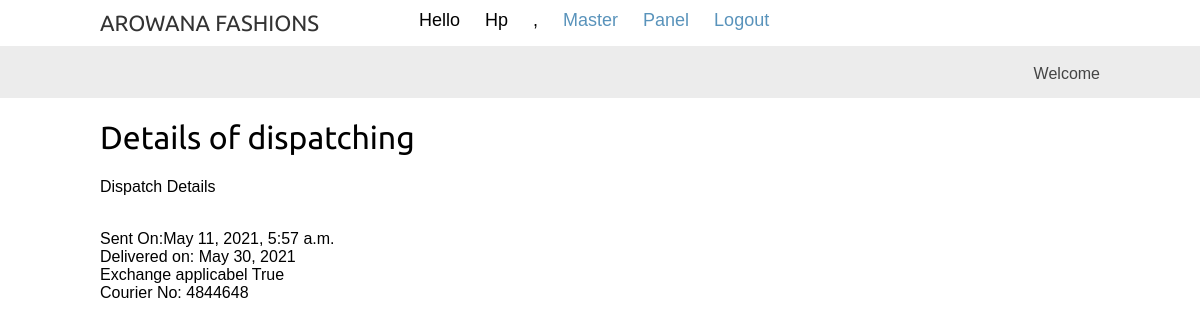
Screenshot of /manufacturer/dispatch/7/ (signed in) with the database file from the repository.
### manufacturer/models.py (models this page shows)
class Dispatch(models.Model):
    order_id = models.ForeignKey(OrderCustItem,
                              related_name='dispatch',
                              on_delete=models.CASCADE)
    sent_on= models.DateTimeField(auto_now_add=True)
    courier_no=models.CharField(max_length=200)
    delivered_on= models.DateField()
    filled= models.BooleanField(default=False)
    exchange= models.BooleanField(default=False)

### manufacturer/views.py (the view)
# urls.py: path('dispatch/<int:id>/', views.dispatch_order, name='dispatch_order'),
@login_required
@permission_required('manufacturer.view_productdetails', 'manufacturer.add_productdetails', 'manufacturer.change_productdetails')
def dispatch_order(request, id=None):
    orderCustItem=OrderCustItem.objects.get(order_id=id)
    if request.method == 'POST':
        dispatch_form = DispatchForm(request.POST)
        if dispatch_form.is_valid():
            new_dispatch = dispatch_form.save(commit=False)
            new_dispatch.filled=True
            new_dispatch.order_id=orderCustItem.order_id
            new_dispatch.save()
            return render(request,'manufacturer/order/filled.html',{'new_dispatch': new_dispatch})
    else:
        dispatch_form = DispatchForm()
        print(id)
        try:
            dispatched=Dispatch.objects.get(order_id__order__id=id)
            return render(request,'manufacturer/order/fill.html',{'dispatch_form': dispatch_form, 'dispatched':dispatched})
        except:
            pass
    return render(request,'manufacturer/order/fill.html',{'dispatch_form': dispatch_form})

### manufacturer/templates/manufacturer/order/fill.html (shortened to what this page needs)
{% extends "shop/base.html" %}
{% block content %}
  <h1>Details of dispatching</h1>
  <div class="list">
	{% if dispatched.filled %}
	<p> Dispatch Details</p>
		<br>
		Sent On:{{ dispatched.sent_on }}
          <br>
		  Delivered on: {{ dispatched.delivered_on }}
		  <br>
		  Exchange applicabel {{ dispatched.exchange }}
		  <br>
		  Courier No: {{ dispatched.courier_no }}
		  <br>
		  <br>
		  <br>
      {% endif %}
  </div>
{% endblock %}

### shop/templates/shop/base.html (shortened to what this page needs)
{% load static %}
<!DOCTYPE html>
<html>
  <head>
    <link href="{% static 'css/base.css' %}" rel="stylesheet">
  </head>
  <body>
    <div id="header">
      {% if request.user.is_authenticated %}
            {% if request.user.is_superuser %}
              <a href="" class="logo">AROWANA FASHIONS</a>
              <span class="user" style="word-spacing:20px;">
              Hello {{ request.user.username|capfirst }} ,
              <a href="{%url 'adminauth:masterpanel'%}">Master Panel</a>
              <a href="{% url 'shop:logout' %}">Logout</a>
            {% elif request.user.groups.all.0|lower == "customer" %}
              <a href="/" class="logo">AROWANA FASHIONS</a>
              <span class="user" style="word-spacing:20px;">
              <span>Hello, {{ request.user.first_name|capfirst}} </span>
              <a href="{% url 'cart:cart_detail' %}">Cart</a>
              <a href="{% url 'shop:logout' %}">Logout</a>
            {% elif request.user.groups.all.0|lower == "designer" %}
              <a href="{%url 'designer:manufacturer_list'%}" class="logo">AROWANA FASHIONS</a>
              <span class="user" style="word-spacing:20px;">
              <span>Hello, {{ request.user.first_name|capfirst}} </span>
              <a href="{%url 'designer:manufacturer_list'%}">Manufacturer</a>
              <a href="{% url 'shop:logout' %}">Logout</a>
            {% else %}
              <a href="/" class="logo">AROWANA FASHIONS</a>
              <span class="user" style="word-spacing:20px;">
                <a href="{% url 'shop:logout' %}">Logout</a>
            {% endif %}
      {% else %}
      <a href="/" class="logo">AROWANA FASHIONS</a>
      <span class="user" style="word-spacing:20px;">
            <a href="{% url 'shop:login' %}">Log-in</a>
	          <a href="{% url 'shop:register' %}">Create Account</a>
            <a href="{% url 'cart:cart_detail' %}">Cart</a>
      {% endif %}
  </span>
  </div>
    <div id="subheader">
      <div class="cart">
       Welcome
      </div>
    </div>
    <div id="content">
      {% block content %}
      {% endblock %}
    </div>
  </body>
</html>

### shop/static/css/base.css (style rules this page uses)
body { margin:0; padding:0; font-family:helvetica, sans-serif; }
h1, h2, h3, h4, h5 , h6 { font-family: 'Ubuntu', sans-serif; font-weight:normal; }
a { text-decoration:none; color:#5993bb; }
#header { padding:10px 100px; font-size:18px; overflow:auto; }
#subheader { background:#ececec; color:#444; padding:15px 100px; overflow:auto; }
#header .logo { font-family: 'Ubuntu', sans-serif; float:left; color:#333; font-size:22px; margin-right:10%; }
#subheader .cart { float:right; padding-top:4px; }
#content { padding:0 100px; overflow:hidden; }

### rows the page displays
Dispatch: sent_on "May 11, 2021, 5:57 a.m.", delivered_on "May 30, 2021", exchange "True", courier_no "4844648"

### other values shown
{{ request.user.username|capfirst }} "Hp"
